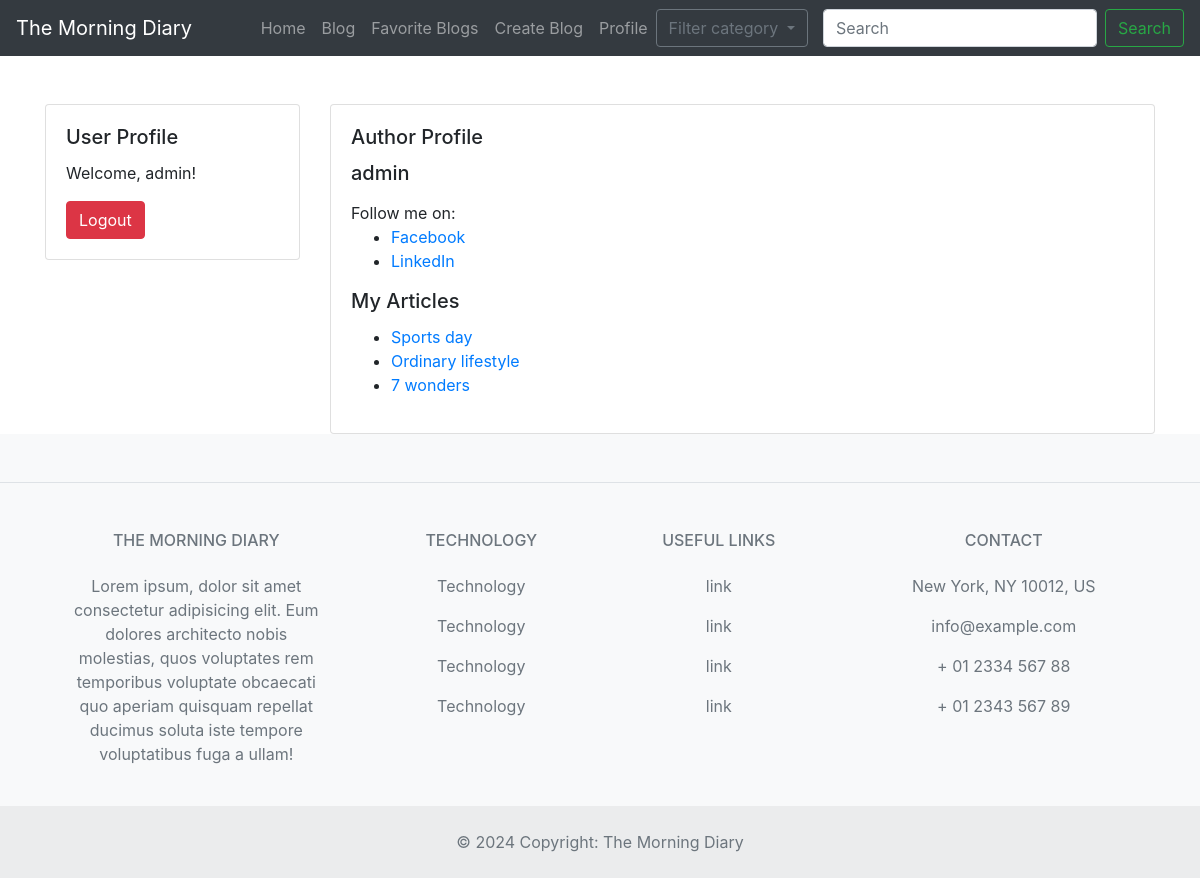
Page /accounts/profile/ (signed in) on the committed database.
### accounts/models.py (models this page shows, shortened)
class CustomUser(AbstractUser):
    bio = models.TextField(blank=True)
    profile_picture = models.ImageField(upload_to='profile_pictures/', blank=True)
    social_media_links = models.URLField(blank=True)

### blog/models.py (models this page shows, shortened)
class Blog(models.Model):
    title = models.CharField(max_length=200)
    body = models.TextField()
    category = models.ForeignKey(BlogCategory, on_delete=models.CASCADE)
    date = models.DateTimeField(auto_now_add=True)
    author = models.ForeignKey(CustomUser, on_delete=models.CASCADE)

### accounts/views.py (the view)
# urls.py: path('profile/', views.profile, name='author_profile'),
@login_required
def profile(request):
    author_articles = Blog.objects.filter(author=request.user)
    return render(request, 'accounts/profile.html', {'author_articles': author_articles})

### accounts/templates/accounts/profile.html (shortened to what this page needs)
{% extends 'base.html' %}
{% block content %}
<div class="container mt-5">
    <div class="row">
        <div class="col-md-3">
            <div class="card">
                <div class="card-body">
                    <h5 class="card-title">User Profile</h5>
                    <p class="card-text">Welcome, {{ user.username }}!</p>
                    <a href="{% url 'logout' %}" class="btn btn-danger">Logout</a>
                </div>
            </div>
        </div>
        <div class="col-md-9">
            <div class="card">
                <div class="card-body">
                    <h5 class="card-title">Author Profile</h5>
                    <div class="media-body">
                        <h5 class="mt-0">{{ user.username }}</h5>
                        <p class="mb-0">Follow me on:</p>
                        <ul>
                            <li><a href="https://www.facebook.com/">Facebook</a></li>
                            <li><a href="https://www.linkedin.com/">LinkedIn</a></li>
                        </ul>
                    </div>
                    <h5 class="card-title">My Articles</h5>
                    <ul>
                        {% for article in author_articles %}
                            <li><a href="{% url 'blog_detail' article.id %}">{{ article.title }}</a></li>
                        {% empty %}
                            <li>You haven't written any articles yet.</li>
                        {% endfor %}
                    </ul>
                </div>
            </div>
        </div>
    </div>
</div>
{% endblock %}

### rows in the picture
CustomUser: username "admin"
Blog: title "Sports day"
Blog: title "Ordinary lifestyle"
Blog: title "7 wonders"
